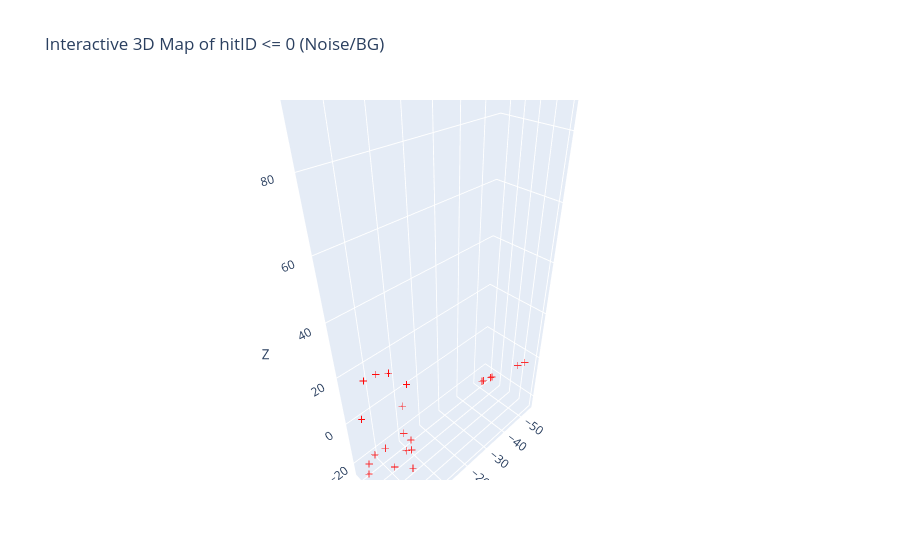

The notebook cell this image was saved under:
### Markdown cell above
# 2. hitID <= 0

### Code cell
import uproot
import awkward as ak
import plotly.express as px
import pandas as pd

# 1. Read data
file_path = "clusters_seeds_island_79507-0.root_ntuplizer.root"
branches = ["x", "y", "z", "hitID"]

with uproot.open(file_path) as f:
    hits = f["ntp_hit"].arrays(branches, library="ak")

# 2. Flatten and mask
hitID_flat = ak.flatten(hits["hitID"]) if hits["hitID"].ndim > 1 else hits["hitID"]
noise_mask = hitID_flat <= 0

# print(hitID_flat)
# print(noise_mask)

# 3. Extract purely the noise hits directly into a Pandas DataFrame for Plotly
df_noise = pd.DataFrame({
    "X": (ak.flatten(hits["x"]) if hits["x"].ndim > 1 else hits["x"])[noise_mask],
    "Y": (ak.flatten(hits["y"]) if hits["y"].ndim > 1 else hits["y"])[noise_mask],
    "Z": (ak.flatten(hits["z"]) if hits["z"].ndim > 1 else hits["z"])[noise_mask],
    "HitID": hitID_flat[noise_mask]
})
print(df_noise)

# Count how many points share the exact same 3D location
duplicate_count = df_noise.duplicated(subset=['X', 'Y', 'Z']).sum()
unique_count = len(df_noise) - duplicate_count

print(f"Total Noise Hits: {len(df_noise)}")
print(f"Visually Unique Points: {unique_count}")
print(f"Hidden (Overlapping) Points: {duplicate_count}")

print(f"Plotting {len(df_noise)} hits...")

# 4. Create an interactive 3D scatter plot
fig = px.scatter_3d(
    df_noise, x='X', y='Y', z='Z', 
    color_discrete_sequence=['red'],
    title="Interactive 3D Map of hitID <= 0 (Noise/BG)",
    opacity=0.8
)

# Make the markers slightly larger and cleaner
fig.update_traces(marker=dict(size=4, symbol='cross'))
fig.update_layout(scene=dict(aspectmode='data')) # Keeps the physical X, Y, Z proportions accurate
fig.show()

### Figure 1 — Plotly figure (JSON) as saved in the notebook; plotly's stock layout.template omitted (floating-point values rounded to 4 significant figures)
{"data": [{"hovertemplate": "X=%{x}<br>Y=%{y}<br>Z=%{z}<extra></extra>", "legendgroup": "", "marker": {"color": "red", "opacity": 0.8, "size": 4, "symbol": "cross"}, "mode": "markers", "name": "", "scene": "scene", "showlegend": false, "type": "scatter3d", "x": [-7.484, NaN, -7.484, NaN, -7.484, 4.73, -1.111, NaN, -50.96, NaN, -7.484, 1.207, 3.097, 3.097, NaN, NaN, NaN, -6.967, NaN, NaN, -3.025, -7.484, 3.097, NaN, NaN, NaN, NaN, NaN, NaN, NaN, NaN, NaN, -4.679, -4.679, NaN, NaN, -6.967, -54.85, NaN, 1.207, NaN, NaN, -6.967, NaN, NaN, NaN, NaN, NaN, NaN, NaN, NaN, NaN, NaN, -4.679, NaN, NaN, NaN, -33.59, -34.13, NaN, NaN, NaN, -48.01, 1.207, 1.207, -6.056, -3.025, NaN, -6.056, -3.025, NaN, NaN, NaN, NaN, -36.85, -37.4, NaN, NaN, 7.062, NaN, NaN, NaN, -7.484, 4.73, -7.484, 4.73, NaN, NaN], "y": [-1.236, NaN, -1.236, NaN, -1.236, -6.147, 7.039, NaN, 14.14, NaN, -1.236, -7.587, 6.545, 6.545, NaN, NaN, NaN, 2.573, NaN, NaN, -7.12, -1.236, 6.545, NaN, NaN, NaN, NaN, NaN, NaN, NaN, NaN, NaN, 5.577, 5.577, NaN, NaN, 2.573, 15.4, NaN, -7.587, NaN, NaN, 2.573, NaN, NaN, NaN, NaN, NaN, NaN, NaN, NaN, NaN, NaN, 5.577, NaN, NaN, NaN, 9.466, 9.619, NaN, NaN, NaN, 13.33, -7.587, -7.587, -4.77, -7.12, NaN, -4.77, -7.12, NaN, NaN, NaN, NaN, 10.39, 10.54, NaN, NaN, -3.107, NaN, NaN, NaN, -1.236, -6.147, -1.236, -6.147, NaN, NaN], "z": [-22.57, NaN, -22.57, NaN, -22.57, -22.57, 0.4275, NaN, 0.28, NaN, 0.4275, 13.63, -12.57, -12.57, NaN, NaN, NaN, -12.57, NaN, NaN, -22.57, -22.57, -12.57, NaN, NaN, NaN, NaN, NaN, NaN, NaN, NaN, NaN, -22.57, -22.57, NaN, NaN, 13.63, 102.6, NaN, -22.57, NaN, NaN, 13.63, NaN, NaN, NaN, NaN, NaN, NaN, NaN, NaN, NaN, NaN, -12.57, NaN, NaN, NaN, 0.28, 0.28, NaN, NaN, NaN, 0.28, 13.63, 13.63, 13.63, 13.63, NaN, 13.63, 13.63, NaN, NaN, NaN, NaN, 0.28, 0.28, NaN, NaN, -22.57, NaN, NaN, NaN, -22.57, 0.4275, -22.57, 0.4275, NaN, NaN]}], "layout": {"legend": {"tracegroupgap": 0}, "scene": {"aspectmode": "data", "domain": {"x": [0, 1], "y": [0, 1]}, "xaxis": {"title": {"text": "X"}}, "yaxis": {"title": {"text": "Y"}}, "zaxis": {"title": {"text": "Z"}}}, "title": {"text": "Interactive 3D Map of hitID <= 0 (Noise/BG)"}}}
